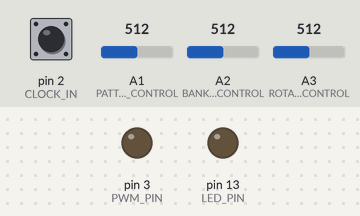
Recording of a sketch running on a simulated Arduino Uno, built with avr-gcc and run on an emulated ATmega328P. Shown: output pins drawn as LEDs (lit = HIGH). Dashed ring = blinking. Inputs (shaded band) come from the test bench; at power-on: pin 2 (CLOCK_IN) LOW, A1 (PATTERN_SELECT_CONTROL) = 512, A2 (BANK_SELECT_CONTROL) = 512, A3 (ROTATION_CONTROL) = 512. Random numbers use the default seed unless the sketch sets one.

Above: at 1.2 s.
1.3 s: pin 2 (CLOCK_IN) pulsed HIGH 5 times (0.12 s each, 0.3 s apart)
At 1.96 s:
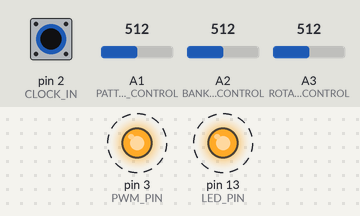
4.3 s: pin 2 (CLOCK_IN) driven HIGH
At 5.5 s:
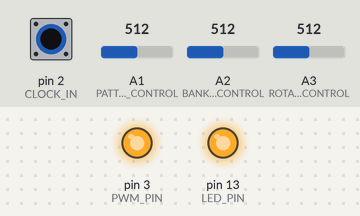
5.8 s: pin 2 (CLOCK_IN) driven LOW
At 6.8 s:
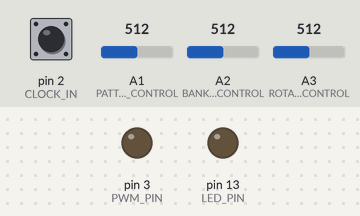
Timing chart, 0 to 8.8 s (numbered marks = the images above; inputs shaded):
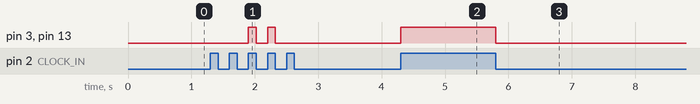

The sketch:

jgb-patternrain-v2.ino
```cpp
// Patternrain 2.0, for V2 pcb of Grains
// Selects a 16 step trigger pattern from predefined patterns and plays it.
// Top knob, select pattern
// Middle knob, select bank for patterns
// Lower knob, stop/reset and then pattern rotate (to be able to make it fit better to other parts of your music)
// Outputs trigger the same length as the high part of clock on
//
// based on the Auduino code by Peter Knight and Ginkosynthese, revised and finetuned by Janne G:son Berg to convert it to noisering like functionality


// Modified to run on Talko 1.1 & Talko 1.2  by Jean-Luc Deladrière

// TALKO 1.1 control
// Gate   : clock in
// Sound  : select pattern
// Pitch :  select bank for patterns
// Speed : stop/reset and then pattern rotate (to be able to make it fit better to other parts of your music)


// TALKO 1.2 control
// Gate   : clock in
// Pitch  : select pattern
// Speed : select bank for patterns
// Bend : stop/reset and then pattern rotate (to be able to make it fit better to other parts of your music)


#include <avr/io.h>
#include <avr/interrupt.h>
#include <avr/pgmspace.h>

uint16_t patternTable[8*16]  =
{
  // Euclidian
  0x8000, //B1000 0000 << 8 + B0000 0000,
  0x8080, //B1000 0000 << 8 + B1000 0000,
  0x8420, //B1000 0100 << 8 + B0010 0000,
  0x8888, //B1000 1000 << 8 + B1000 1000,
  0x9248, //B1001 0010 << 8 + B0100 1000,
  0x9292, //B1001 0010 << 8 + B1001 0010,
  0x952a, //B1001 0101 << 8 + B0010 1010,
  0xaaaa, //B1010 1010 << 8 + B1010 1010,
  0xab55, //B1010 1011 << 8 + B0101 0101,
  0xb5b5, //B1011 0101 << 8 + B1011 0101,
  0xdb6e, //B1101 1011 << 8 + B0110 1110,
  0xeeee, //B1110 1110 << 8 + B1110 1110,
  0xf7be, //B1111 0111 << 8 + B1011 1110,
  0xfefe, //B1111 1110 << 8 + B1111 1110,
  0xfffe, //B1111 1111 << 8 + B1111 1110,
  0xffff, //B1111 1111 << 8 + B1111 1111

  // Kick
  0x8000,  //x... .... .... ....
  0x8200,  //x... ..x. .... ....
  0x8080,  //x... .... x... ....
  0x8220,  //x... ..x. ..x. ....
  0x8888,  //x... x... x... x...
  0x8822,  //x... x... ..x. ..x.
  0x8241,  //x... ..x. .x.. ...x
  0x8282,  //x... ..x. x... ..x.
  0x8889,  //x... x... x... x..x
  0x9221,  //x..x ..x. ..x. ...x
  0x9641,  //x..x .xx. .x.. ...x
  0x888e,  //x... x... x... xxx.
  0x9292,  //x..x ..x. x..x ..x.
  0xa2a2,  //x.x. ..x. x.x. ..x.
  0x88ff,  //x... x... xxxx xxxx
  0xffff,  //xxxx xxxx xxxx xxxx

  // Snare
  0x0808,  //.... x... .... x...
  0x0812,  //.... x... ...x ..x.
  0x0908,  //.... x..x .... x...
  0x122a,  //...x ..x. ..x. x.x.
  0x888b,  //x... x... x... x.xx
  0x4908,  //.x.. x..x .... x...
  0x490a,  //.x.. x..x .... x.x.
  0x2492,  //..x. .x.. x..x ..x.
  0x0a19,  //.... x.x. ...x x..x
  0x0e0e,  //.... xxx. .... xxx.
  0x4b1b,  //.x.. x.xx ...x x.xx
  0x6e4e,  //.xx. xxx. .x.. xxx.
  0x6e6e,  //.xx. xxx. .xx. xxx.
  0xadbf,  //x.x. xx.x x.xx xxxx
  0xdbbb,  //xx.x x.xx x.xx x.xx
  0xffff,  //xxxx xxxx xxxx xxxx

  // Hihat
  0x0002,  //.... .... .... ..x.
  0x0202,  //.... ..x. .... ..x.
  0x0242,  //.... ..x. .x.. ..x.
  0x4242,  //.x.. ..x. .x.. ..x.
  0x2222,  //..x. ..x. ..x. ..x.
  0x2262,  //..x. ..x. .xx. ..x.
  0x2525,  //..x. .x.x ..x. .x.x
  0x2a6a,  //..x. x.x. .xx. x.x.
  0x3333,  //..xx ..xx ..xx ..xx
  0xf0f0,  //xxxx .... xxxx ....
  0xff01,  //xxxx xxxx .... ...x
  0xe2e2,  //xxx. ..x. xxx. ..x.
  0xe776,  //xxx. .xxx .xxx .xx.
  0xdddd,  //xx.x xx.x xx.x xx.x
  0xfcfc,  //xxxx xx.. xxxx xx..
  0xffff   //xxxx xxxx xxxx xxxx
};

uint16_t getPattern(uint16_t bankNumber, uint16_t patternNumber) {
  return patternTable[(bankNumber << 4) + patternNumber];
}


boolean clockHigh;
boolean previousClockHigh;
boolean nextValue;
uint16_t bankSelect;
uint16_t patternSelect;
uint16_t pattern;
uint8_t patternPosition;

uint16_t rotationRead;
uint8_t rotationValue;


// Map Analogue channels
#define ROTATION_CONTROL        (3)
#define BANK_SELECT_CONTROL     (2)
#define PATTERN_SELECT_CONTROL  (1)

// Changing these will also requires rewriting audioOn()
//    Output is on pin 11
#define PWM_PIN       3
#define PWM_VALUE     OCR2B
#define LED_PIN       13
#define LED_PORT      PORTB
#define LED_BIT       5
#define PWM_INTERRUPT TIMER2_OVF_vect

#define CLOCK_IN 2

void audioOn() {
 //Set up PWM to 31.25kHz, phase accurate

    TCCR2A = _BV(COM2B1) | _BV(WGM20);
  TCCR2B = _BV(CS20);
  TIMSK2 = _BV(TOIE2);
}

void setup()
{
  // Initialize clock variables
  clockHigh = false;
  previousClockHigh = false;
  rotationValue = 0;
  patternPosition = 15;

  // Initialize the four random banks, ie bank 0-3 are preprogrammed and 4-7 filled in with random
  for (int j = 0; j < 4; j++)
  {
    for (int i = 0; i < 16; i++)
    {
      patternTable[64 + j*16 + i] = random(0,65535);
    }
  }

  //Serial.begin(9600);
  pinMode(PWM_PIN,OUTPUT);
  audioOn();
  pinMode(LED_PIN,OUTPUT);
  pinMode(CLOCK_IN,INPUT);
}

void loop()
{
  rotationRead = analogRead(ROTATION_CONTROL);
  uint16_t clockIn = digitalRead(CLOCK_IN);
  // Going from low to high, ie incoming clock pulse
  if ((clockIn ==1 ) && !clockHigh)
  {
    clockHigh = true;
  }

  // Going from high to low, end of incoming clock pulse
  if ((clockIn == 0) && clockHigh)
  {
    clockHigh = false;
  }

  // read value for pattern rotation
  rotationValue = rotationRead >> 6;

  // Select pattern based on knob values, eight banks at the moment
  bankSelect = analogRead(BANK_SELECT_CONTROL) >> 7;
  patternSelect = analogRead(PATTERN_SELECT_CONTROL) >> 6;
  pattern = getPattern(bankSelect,patternSelect);
}

SIGNAL(PWM_INTERRUPT)
{
  bool output;
  // Only enter trigger output routine when incoming clock is rising for the first time
  if (!previousClockHigh && clockHigh)
  {
    // Rising edge of clock!
    previousClockHigh = true;

    // Get the next trigger to play, including rotation
    nextValue = bitRead(pattern, ((patternPosition - rotationValue) & B00001111));

    // Change pattern pointer and ensure that it stays within 0-15
    patternPosition--;
    patternPosition &= B00001111;

  }

  if (previousClockHigh && !clockHigh)
  {
    // Falling edge of clock!
    previousClockHigh = false;
  }

  // Lowest bit output as trigger, only when incoming clock is high
  output = clockHigh && nextValue;

  // Indicate using onboard red LED
  LED_PORT = output << LED_BIT;

  // Output to PWM (this is faster than using analogWrite)
  PWM_VALUE = output ? 255 : 0;
}
```

Measured:
- after the input at 1.3 s, pin 3 (PWM_PIN), pin 13 (LED_PIN): alternates HIGH for 0.12 s and LOW for 0.18 s, 4 changes in all, then stays LOW, starting after 0.60 s
- after the input at 4.3 s, pin 3 (PWM_PIN), pin 13 (LED_PIN): LOW → HIGH at once
- after the input at 5.8 s, pin 3 (PWM_PIN), pin 13 (LED_PIN): HIGH → LOW at once
